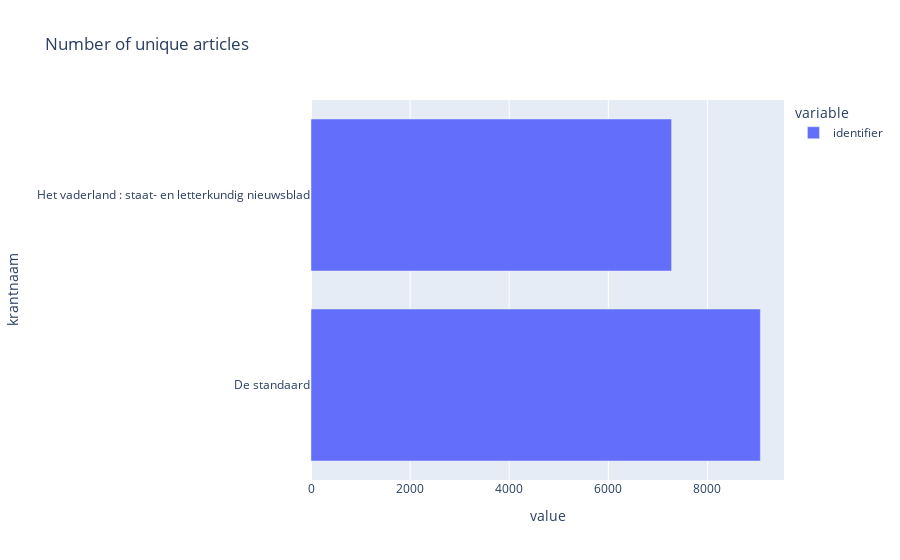

Write notebook code for a chart like this one.
### Markdown cell above
### Number of articles per newspaper

### Code cell
unique_articles = data.groupby('krantnaam')['identifier'].nunique()

plt = px.bar(unique_articles,
             orientation='h',
             title='Number of unique articles')

plt.show()

### Figure 1 — Plotly figure (JSON) as saved in the notebook; plotly's stock layout.template omitted (floating-point values rounded to 4 significant figures)
{"data": [{"alignmentgroup": "True", "hovertemplate": "variable=identifier<br>value=%{x}<br>krantnaam=%{y}<extra></extra>", "legendgroup": "identifier", "marker": {"color": "#636efa", "pattern": {"shape": ""}}, "name": "identifier", "offsetgroup": "identifier", "orientation": "h", "showlegend": true, "textposition": "auto", "type": "bar", "x": [9068, 7277], "xaxis": "x", "y": ["De standaard", "Het vaderland : staat- en letterkundig nieuwsblad"], "yaxis": "y"}], "layout": {"barmode": "relative", "legend": {"title": {"text": "variable"}, "tracegroupgap": 0}, "title": {"text": "Number of unique articles"}, "xaxis": {"anchor": "y", "domain": [0, 1], "title": {"text": "value"}}, "yaxis": {"anchor": "x", "domain": [0, 1], "title": {"text": "krantnaam"}}}}
